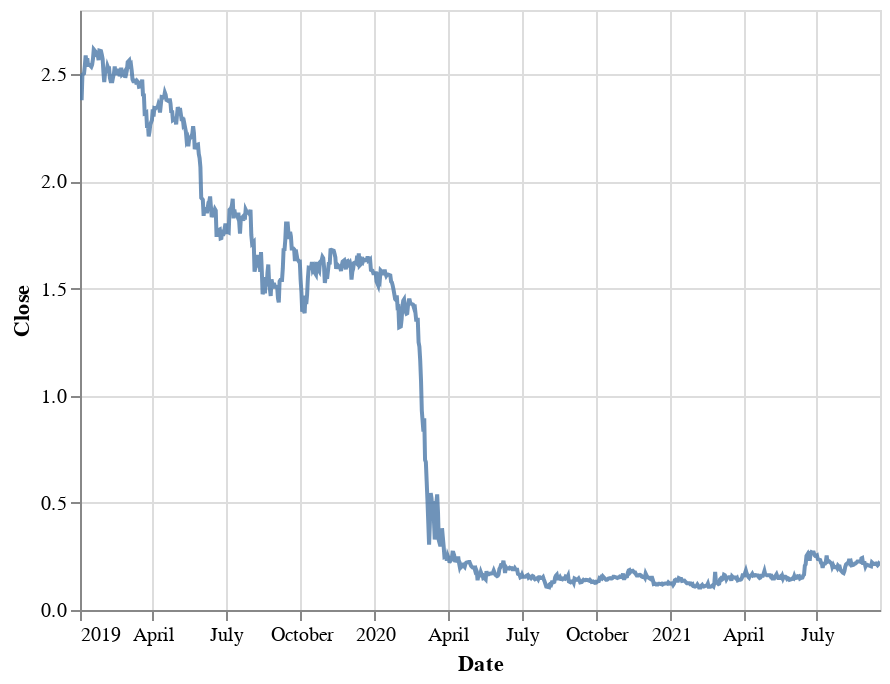

The notebook cell this image was saved under:
### Code cell
chart

### Figure 1 — Vega-Lite specification as saved in the notebook (floating-point values rounded to 4 significant figures; data arrays with more than 128 entries replaced by an {"elided": "..."} marker saying what was removed)
{"config": {"view": {"continuousWidth": 400, "continuousHeight": 300}}, "data": {"name": "data-ab3ec0575109e5bb3720660e3045cd3b"}, "mark": {"type": "line", "clip": true, "opacity": 0.8}, "encoding": {"x": {"type": "temporal", "field": "Date"}, "y": {"type": "quantitative", "field": "Close", "stack": null}}, "$schema": "https://vega.github.io/schema/vega-lite/v4.8.1.json", "datasets": {"data-ab3ec0575109e5bb3720660e3045cd3b": {"elided": "820 records"}}}
